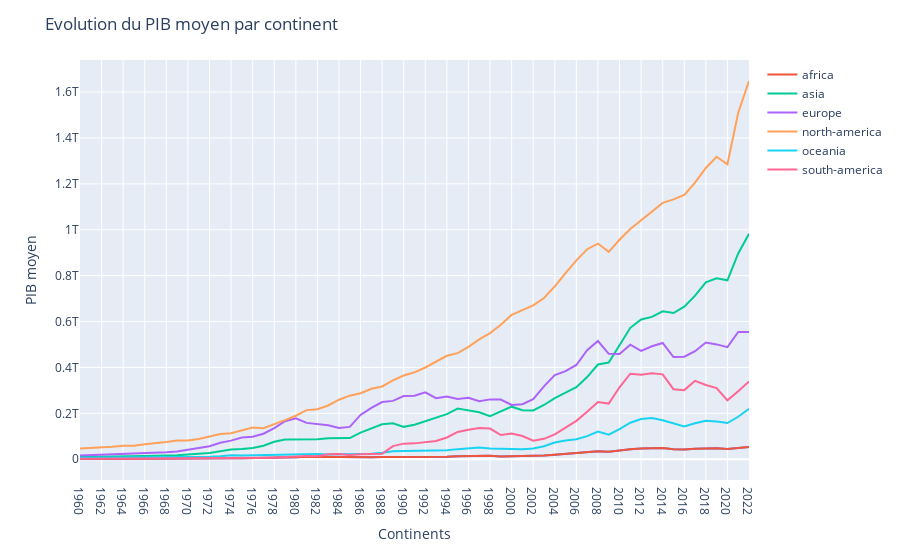

Notebook source saved alongside this figure:
### Code cell
fig = px.line(df_gdp_continentT, x="index", y="africa")
for continent in df_gdp_continentT.columns[1:]:
    fig.add_scatter(x=df_gdp_continentT["index"], y=df_gdp_continentT[continent], mode='lines', name=continent)
fig.update_layout(xaxis_title='Continents', yaxis_title='PIB moyen', title='Evolution du PIB moyen par continent')
fig.show()
